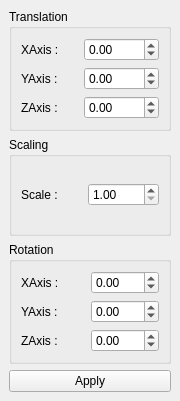
<?xml version="1.0" encoding="UTF-8"?>
<ui version="4.0">
 <class>VolumeTransform</class>
 <widget class="QDockWidget" name="VolumeTransform">
  <property name="geometry">
   <rect>
    <x>0</x>
    <y>0</y>
    <width>180</width>
    <height>401</height>
   </rect>
  </property>
  <property name="windowTitle">
   <string>Volume Transform</string>
  </property>
  <widget class="QWidget" name="dockWidgetContents">
   <layout class="QGridLayout" name="gridLayout">
    <item row="2" column="0">
     <widget class="QGroupBox" name="rotationGBox">
      <property name="title">
       <string>Rotation</string>
      </property>
      <layout class="QGridLayout" name="gridLayout_4">
       <item row="0" column="0">
        <widget class="QLabel" name="rotationXAxisLbl">
         <property name="text">
          <string>XAxis :</string>
         </property>
        </widget>
       </item>
       <item row="2" column="0">
        <widget class="QLabel" name="rotationZAxisLbl">
         <property name="text">
          <string>ZAxis :</string>
         </property>
        </widget>
       </item>
       <item row="1" column="0">
        <widget class="QLabel" name="rotationYAxisLbl">
         <property name="text">
          <string>YAxis :</string>
         </property>
        </widget>
       </item>
       <item row="0" column="1">
        <widget class="QDoubleSpinBox" name="rotationXAxisDSBox">
         <property name="minimum">
          <double>-360.000000000000000</double>
         </property>
         <property name="maximum">
          <double>360.000000000000000</double>
         </property>
        </widget>
       </item>
       <item row="1" column="1">
        <widget class="QDoubleSpinBox" name="rotationYAxisDSBox">
         <property name="minimum">
          <double>-360.000000000000000</double>
         </property>
         <property name="maximum">
          <double>360.000000000000000</double>
         </property>
        </widget>
       </item>
       <item row="2" column="1">
        <widget class="QDoubleSpinBox" name="rotationZAxisDSBox">
         <property name="minimum">
          <double>-360.000000000000000</double>
         </property>
         <property name="maximum">
          <double>360.000000000000000</double>
         </property>
        </widget>
       </item>
      </layout>
     </widget>
    </item>
    <item row="0" column="0">
     <widget class="QGroupBox" name="translationGBox">
      <property name="title">
       <string>Translation</string>
      </property>
      <layout class="QGridLayout" name="gridLayout_2">
       <item row="1" column="0">
        <widget class="QLabel" name="translationYAxisLbl">
         <property name="text">
          <string>YAxis :</string>
         </property>
        </widget>
       </item>
       <item row="2" column="0">
        <widget class="QLabel" name="translationZAxisLbl">
         <property name="text">
          <string>ZAxis :</string>
         </property>
        </widget>
       </item>
       <item row="0" column="0">
        <widget class="QLabel" name="translationXAxisLbl">
         <property name="text">
          <string>XAxis :</string>
         </property>
        </widget>
       </item>
       <item row="0" column="1">
        <widget class="QDoubleSpinBox" name="translationXAxisDSBox">
         <property name="minimum">
          <double>-5000.000000000000000</double>
         </property>
         <property name="maximum">
          <double>5000.000000000000000</double>
         </property>
        </widget>
       </item>
       <item row="1" column="1">
        <widget class="QDoubleSpinBox" name="translationYAxisDSBox">
         <property name="minimum">
          <double>-5000.000000000000000</double>
         </property>
         <property name="maximum">
          <double>5000.000000000000000</double>
         </property>
        </widget>
       </item>
       <item row="2" column="1">
        <widget class="QDoubleSpinBox" name="translationZAxisDSBox">
         <property name="minimum">
          <double>-5000.000000000000000</double>
         </property>
         <property name="maximum">
          <double>5000.000000000000000</double>
         </property>
        </widget>
       </item>
      </layout>
     </widget>
    </item>
    <item row="1" column="0">
     <widget class="QGroupBox" name="scalingGBox">
      <property name="title">
       <string>Scaling</string>
      </property>
      <layout class="QGridLayout" name="gridLayout_3">
       <item row="0" column="0">
        <widget class="QLabel" name="scaleLbl">
         <property name="text">
          <string>Scale :</string>
         </property>
        </widget>
       </item>
       <item row="0" column="1">
        <widget class="QDoubleSpinBox" name="scaleDSBox">
         <property name="minimum">
          <double>1.000000000000000</double>
         </property>
         <property name="maximum">
          <double>5000.000000000000000</double>
         </property>
        </widget>
       </item>
      </layout>
     </widget>
    </item>
    <item row="3" column="0">
     <widget class="QPushButton" name="applyPBtn">
      <property name="text">
       <string>Apply</string>
      </property>
     </widget>
    </item>
   </layout>
  </widget>
 </widget>
 <resources/>
 <connections/>
</ui>
